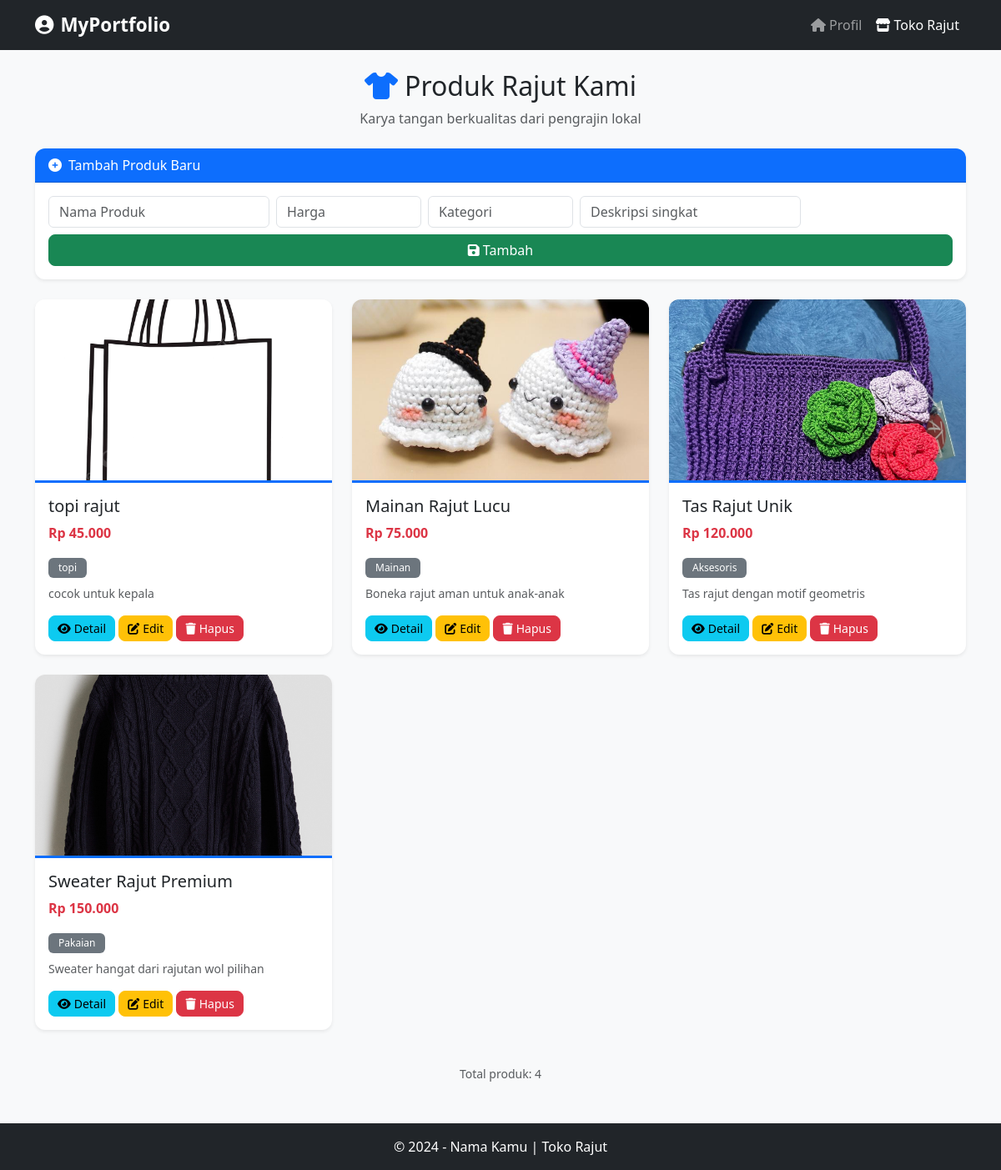
The app's page /toko.php with its own data.
### tables this page shows
CREATE TABLE `produk` (
  `id` int NOT NULL,
  `nama` varchar(100) NOT NULL,
  `harga` int NOT NULL,
  `kategori` varchar(50) DEFAULT NULL,
  `gambar` varchar(255) DEFAULT NULL,
  `deskripsi` text,
  `created_at` timestamp NULL DEFAULT CURRENT_TIMESTAMP
);

### toko.php (the view, shortened to what this page needs)
<?php
include 'config/database.php';
$result = $conn->query("SELECT * FROM produk ORDER BY id DESC");
?>
<!DOCTYPE html>
<html lang="id">
<head>
    <link href="https://cdn.jsdelivr.net/npm/bootstrap@5.3.0/dist/css/bootstrap.min.css" rel="stylesheet">
    <link rel="stylesheet" href="https://cdnjs.cloudflare.com/ajax/libs/font-awesome/6.4.0/css/all.min.css">
    <link rel="stylesheet" href="style.css">
</head>
<body>
    <nav class="navbar navbar-expand-lg navbar-dark bg-dark">
        <div class="container">
            <a class="navbar-brand fw-bold" href="index.html">
                <i class="fas fa-user-circle me-2"></i>MyPortfolio
            </a>
            <div class="navbar-nav ms-auto">
                <a class="nav-link" href="index.html">
                    <i class="fas fa-home me-1"></i>Profil
                </a>
                <a class="nav-link active" href="toko.php">
                    <i class="fas fa-store me-1"></i>Toko Rajut
                </a>
            </div>
        </div>
    </nav>
    <div class="container mt-4">
        <div class="text-center mb-4">
            <h2><i class="fas fa-tshirt text-primary me-2"></i>Produk Rajut Kami</h2>
            <p class="text-muted">Karya tangan berkualitas dari pengrajin lokal</p>
        </div>
        <div class="card mb-4 shadow-sm">
            <div class="card-header bg-primary text-white">
                <i class="fas fa-plus-circle me-2"></i>Tambah Produk Baru
            </div>
            <div class="card-body">
                <form method="POST" class="row g-2">
                    <div class="col-md-3">
                        <input type="text" name="nama" class="form-control" placeholder="Nama Produk" required>
                    </div>
                    <div class="col-md-2">
                        <input type="number" name="harga" class="form-control" placeholder="Harga" required>
                    </div>
                    <div class="col-md-2">
                        <input type="text" name="kategori" class="form-control" placeholder="Kategori">
                    </div>
                    <div class="col-md-3">
                        <input type="text" name="deskripsi" class="form-control" placeholder="Deskripsi singkat">
                    </div>
                    <div class="col-12 mt-2">
                        <button type="submit" name="tambah" class="btn btn-success w-100">
                            <i class="fas fa-save me-1"></i>Tambah
                        </button>
                    </div>
                </form>
            </div>
        </div>
        <div class="row">
            <?php if ($result->num_rows > 0): ?>
                <?php while($row = $result->fetch_assoc()): ?>
                <div class="col-md-4 mb-4">
                    <div class="card h-100 shadow-sm">
                        <img src="images/<?= $row['gambar'] ?? 'default.png' ?>"
                             class="card-img-top" alt="<?= $row['nama'] ?>"
                             style="height: 220px; object-fit: cover;">
                        <div class="card-body">
                            <h5 class="card-title"><?= htmlspecialchars($row['nama']) ?></h5>
                            <p class="text-danger fw-bold">Rp <?= number_format($row['harga'], 0, ',', '.') ?></p>
                            <span class="badge bg-secondary"><?= htmlspecialchars($row['kategori']) ?></span>
                            <p class="mt-2 small text-muted"><?= htmlspecialchars($row['deskripsi']) ?></p>
                            <div class="mt-3">
                                <button class="btn btn-info btn-sm" onclick="detailProduk('<?= htmlspecialchars($row['nama']) ?>', '<?= number_format($row['harga'], 0, ',', '.') ?>', '<?= htmlspecialchars($row['kategori']) ?>', '<?= htmlspecialchars($row['deskripsi']) ?>')">
                                    <i class="fas fa-eye me-1"></i>Detail
                                </button>
                                <button class="btn btn-warning btn-sm" onclick="editProduk(<?= $row['id'] ?>, '<?= addslashes($row['nama']) ?>', <?= $row['harga'] ?>, '<?= addslashes($row['kategori']) ?>', '<?= addslashes($row['deskripsi']) ?>')">
                                    <i class="fas fa-edit me-1"></i>Edit
                                </button>
                                <a href="?hapus=<?= $row['id'] ?>" class="btn btn-danger btn-sm" onclick="return confirm('Yakin hapus produk ini?')">
                                    <i class="fas fa-trash me-1"></i>Hapus
                                </a>
                            </div>
                        </div>
                    </div>
                </div>
                <?php endwhile; ?>
            <?php endif; ?>
        </div>
        <div class="text-center text-muted mt-3">
            <small>Total produk: <?= $result->num_rows ?></small>
        </div>
    </div>
    <footer class="bg-dark text-white text-center py-3 mt-5">
        <div class="container">
            <p class="mb-0">&copy; 2024 - Nama Kamu | Toko Rajut</p>
        </div>
    </footer>
</body>

### style.css (style rules this page uses)
body { background-color: #f8f9fa; font-family: 'Segoe UI', Tahoma, Geneva, Verdana, sans-serif; }
.navbar-brand { font-size: 1.4rem; }
.card { border-radius: 12px; overflow: hidden; transition: transform 0.2s, box-shadow 0.2s; border: none; }
.card-img-top { border-bottom: 3px solid #0d6efd; }
.badge { padding: 6px 12px; font-weight: 500; }
.btn { border-radius: 8px; font-weight: 500; }
.btn-sm { padding: 4px 10px; }
footer { margin-top: 50px; }

### records on screen
produk: shows a picture, nama "topi rajut", harga "45.000", kategori "topi", deskripsi "cocok untuk kepala"
produk: gambar (picture), nama "Mainan Rajut Lucu", harga "75.000", kategori "Mainan", deskripsi "Boneka rajut aman untuk anak-anak"
produk: gambar (picture), nama "Tas Rajut Unik", harga "120.000", kategori "Aksesoris", deskripsi "Tas rajut dengan motif geometris"
produk: gambar (picture), nama "Sweater Rajut Premium", harga "150.000", kategori "Pakaian", deskripsi "Sweater hangat dari rajutan wol pilihan"

### other values on screen
$result->num_rows "4"
